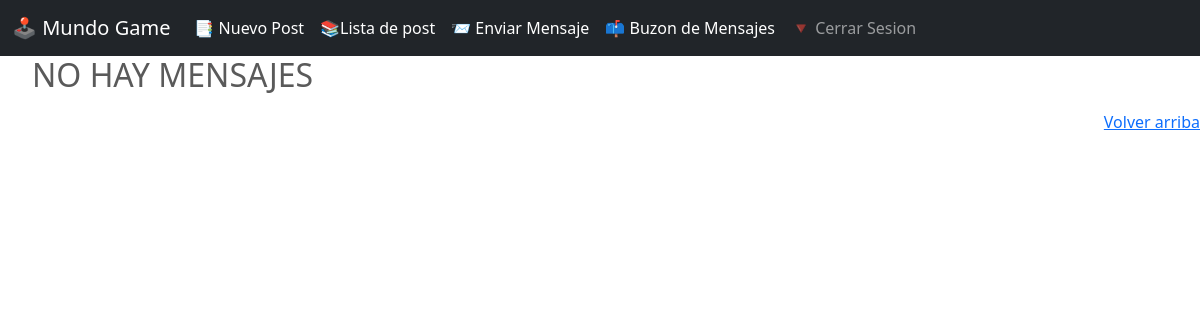
The page /mensaje/list (signed in) on the database as committed earlier.
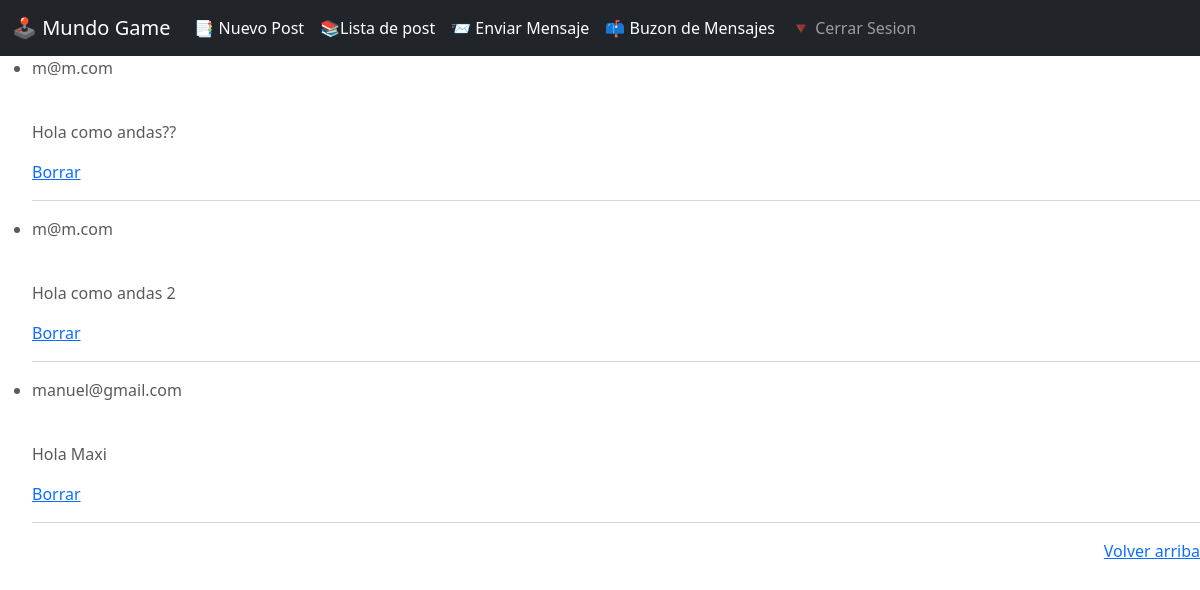
The same page on the database as committed later.
### app/models.py (models this page shows)
class Mensaje(models.Model):
    mensaje = models.TextField(max_length=1000)
    email = models.EmailField()
    destinatario = models.ForeignKey(to=User, on_delete=models.CASCADE, related_name= "destinatario")

### app/views.py (the view)
# urls.py: path('mensaje/list',MensajeList.as_view(), name='mensaje-list'),
class MensajeList(LoginRequiredMixin, ListView):
    model = Mensaje
    context_object_name = 'mensajes'
    def get_queryset(self):
        return Mensaje.objects.filter(destinatario=self.request.user.id).all()

### app/templates/app/mensaje_list.html (shortened to what this page needs)
{% extends 'app/base.html' %}
{% block main %}
<ul>
    {% if not mensajes %}
        <h2>NO HAY MENSAJES</h2>
    {% endif %}
    {% for mensaje in mensajes %}
    <li>
        <p>{{mensaje.email}}</p>
        <br>
        <p>{{mensaje.mensaje}}</p>
        {% if user.is_authenticated and mensaje.destinatario == user %}
        <a href="{% url 'mensaje-delete' mensaje.id%}"> Borrar</a>
        <hr>
        {% endif %}
    </li>
    {% endfor %}
</ul>
{% endblock %}

Rows that differ between the two databases and show on the page:
added Mensaje: email "m@m.com", mensaje "Hola como andas??", shows "Borrar"
added Mensaje: email "m@m.com", mensaje "Hola como andas 2", shows "Borrar"
added Mensaje: email "manuel@gmail.com", mensaje "Hola Maxi", shows "Borrar"
Other text that changed with them:
text no longer shown: "NO HAY MENSAJES"
